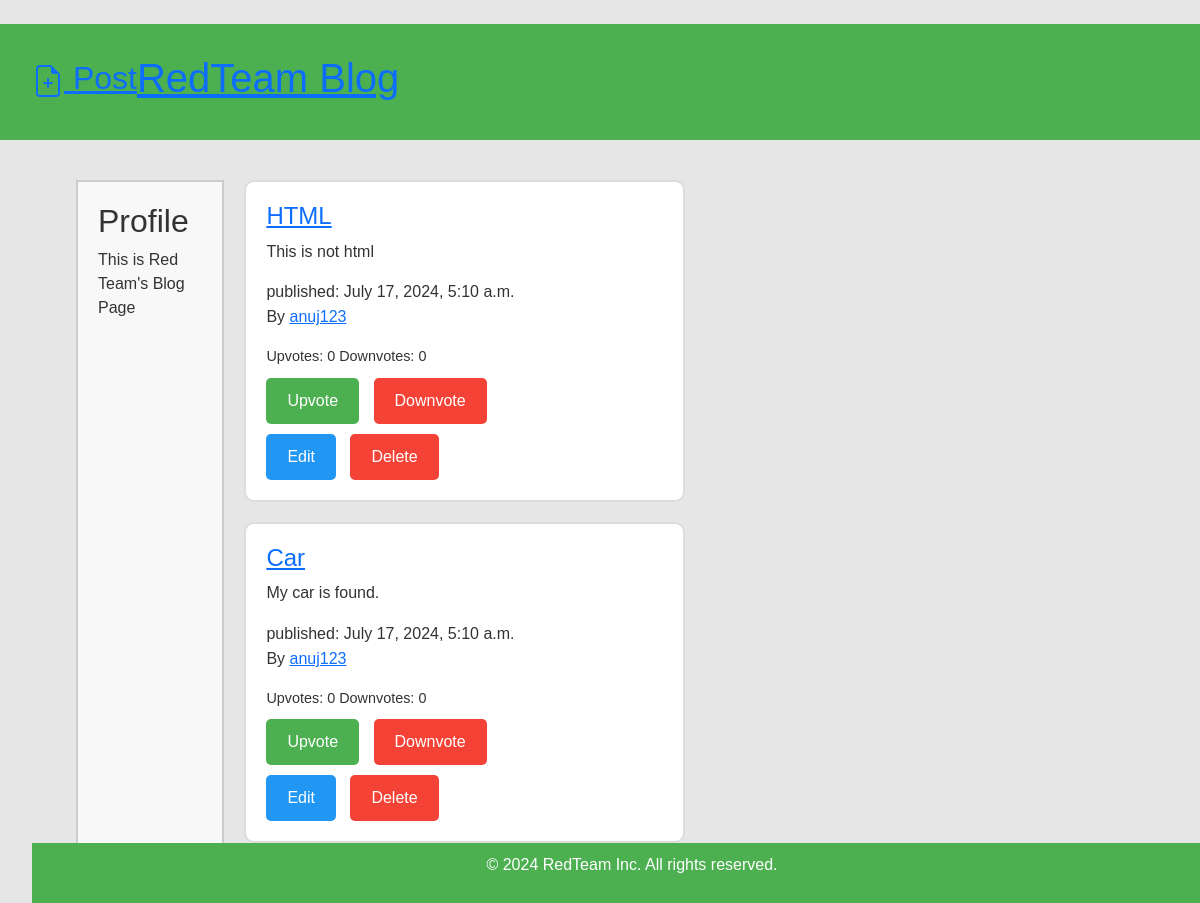
Page /blog/posts/ on the committed database.
### blog/models.py (models this page shows, shortened)
class Post(models.Model):
    author = models.ForeignKey(settings.AUTH_USER_MODEL, on_delete=models.CASCADE)
    title = models.CharField(max_length=200)
    text = models.TextField()
    created_date = models.DateTimeField(default=timezone.now)
    published_date = models.DateTimeField(blank=True, null=True)

### blog/views.py (the view)
# urls.py: path('posts/', views.post_list, name='post_list'),
def post_list(request):
    posts = Post.objects.all()
    context = {
        'posts': posts
    }
    return render(request, 'blog/post_list.html', context)

### blog/templates/blog/post_list.html
{% extends 'blog/base.html' %}
{% block content %}
    {% load static %}
    <link rel="stylesheet" href="{% static 'css/post_list.css' %}">
    <div class="container">
        <div class="sidebar">
            <h2>Profile</h2>
            <p>This is Red Team's Blog Page</p>
        </div>
        <div class="content">
            {% for post in posts %}
                <div class="post">
                    <h2><a href="{% url 'post_detail' pk=post.pk %}">{{ post.title }}</a></h2>
                    <p>{{ post.text }}</p>
                    <time>published: {{post.published_date}}</time>
                    <p>By <a href="{% url 'author_detail' author_id=post.author.pk %}">{{ post.author }}</a></p>
                    <div class="votes">
                        <span>Upvotes: {{ post.upvotes.count }}</span>
                        <span>Downvotes: {{ post.downvotes.count }}</span>
                    </div>
                    <div class="vote-buttons">
                        <a href="{% url 'upvote_post' post.id %}" class="btn upvote-btn">Upvote</a>
                        <a href="{% url 'downvote_post' post.id %}" class="btn downvote-btn">Downvote</a>
                    </div>
                    <div class="post-actions">
                        <a href="{% url 'post_edit' pk=post.pk %}" class="btn edit-btn">Edit</a>
                        <a href="{% url 'post_delete' pk=post.pk %}" class="btn delete-btn">Delete</a>
                    </div>
                </div>
            {% endfor %}
        </div>
    </div>
{% endblock %}

### blog/templates/blog/base.html (shortened to what this page needs)
﻿{% load static %}
<!DOCTYPE html>
<html lang="en">
<head>
    <link rel="stylesheet" href="https://cdn.jsdelivr.net/npm/bootstrap@5.1.3/dist/css/bootstrap.min.css">
    <link rel="stylesheet" href="{% static 'css/post_list.css' %}">
</head>
<body>
    <header class="header">
        <div class="container">
            <a href="{% url 'post_new' %}" class="top-menu">{% include './icons/file-earmark-plus.svg' %} Post</a>
            <h1><a href="/">RedTeam Blog</a></h1>
        </div>
    </header>
    <main class="container">
        <div class="row">
            <div class="col">
                {% block content %}
                {% endblock %}
            </div>
        </div>
        <div class="footer">
            <p>&copy; 2024 RedTeam Inc. All rights reserved.</p>
        </div>
    </main>
</body>
</html>

### blog/templates/blog/post_list.css (style rules this page uses)
body { font-family: 'Comic Sans MS', cursive, sans-serif; background-color: #e6e6e6; color: #333; margin: 0; padding: 0; }
.header { background-color: #4CAF50; color: white; padding: 10px 0; text-align: center; font-size: 2em; }
.container { display: flex; margin: 20px; }
.sidebar { width: 25%; background-color: #f8f8f8; padding: 20px; margin-right: 20px; border: 2px solid #ccc; }
.content { width: 75%; }
.post { background-color: #fff; padding: 20px; margin-bottom: 20px; border: 2px solid #ddd; border-radius: 10px; }
.post h2 { font-size: 1.5em; color: #4CAF50; }
.post p { font-size: 1em; line-height: 1.6em; }
.votes { margin-top: 10px; font-size: 0.9em; }
.vote-buttons { margin-top: 10px; }
.btn { display: inline-block; padding: 10px 20px; margin-right: 10px; text-decoration: none; color: white; border-radius: 5px; }
.upvote-btn { background-color: #4CAF50; }
.downvote-btn { background-color: #f44336; }
.footer { background-color: #4CAF50; color: white; text-align: center; padding: 10px 0; position: fixed; bottom: 0; width: 100%; }
.post-actions { margin-top: 10px; }
.edit-btn { background-color: #2196F3; }
.delete-btn { background-color: #f44336; }

### rows in the picture
Post: title "HTML", text "This is not html", published_date "July 17, 2024, 5:10 a.m.", author "anuj123", upvotes.count "0", downvotes.count "0"
Post: title "Car", text "My car is found.", published_date "July 17, 2024, 5:10 a.m.", author "anuj123", upvotes.count "0", downvotes.count "0"
